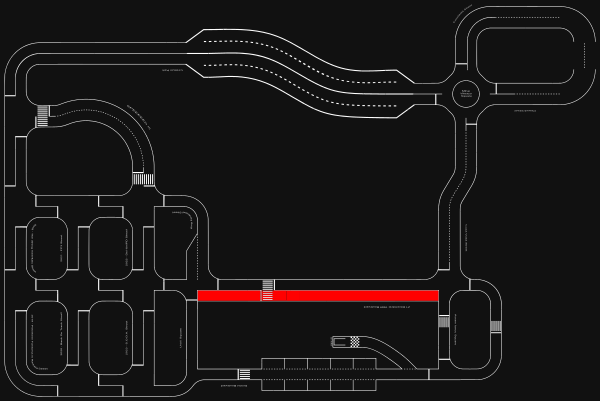
#> input picture assets/_track_test.png, 600 x 401 px
$ python -i preprocessing.py   (imports and definitions only)
#> lines starting #> are read from the running program, lines starting #| are printed output that depends on the picture; after the words box and inside, x2 and y2 are one past the last pixel; in counts of white or black regions, pixels touching at a corner belong together
#> further down, picture is the input picture: shape (401, 600, 3); mean B, G, R 22.5, 22.5, 25
import cv2
import numpy as np

def preprocess_image(frame_bgr):
    """
    Applies CLAHE, adaptive thresholding, and morphological closing to extract lane lines.
    Assumes frame_bgr is BEV (warped).
    """
    clahe = cv2.createCLAHE(clipLimit=3.0, tileGridSize=(8, 8))
    lab = cv2.cvtColor(frame_bgr, cv2.COLOR_BGR2LAB)
#> lab: shape (401, 600, 3); mean of channels 0, 1, 2 19.5, 128.8, 128.7
    L = clahe.apply(lab[:, :, 0])

    mean_l = np.mean(L)
#> mean_l = 22.82
    if mean_l < 100:
        L = cv2.convertScaleAbs(L, alpha=1.0 + (100 - mean_l)/200, beta=int((100 - mean_l)*0.6))
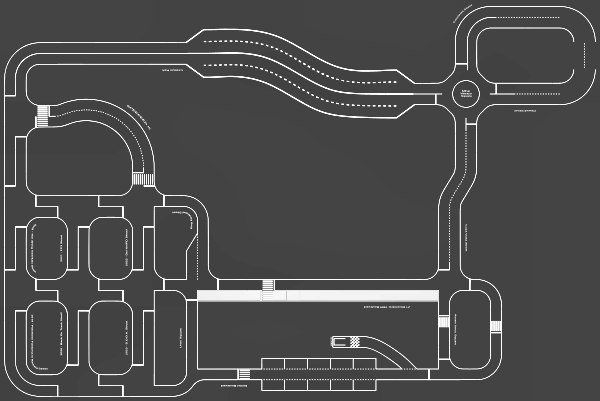
#> L: shape (401, 600); min 65, max 255, mean 76.9
    elif mean_l > 180:
        L = cv2.convertScaleAbs(L, alpha=1.0 - (mean_l - 180)/350, beta=int(-(mean_l - 180)*0.4))

    binary = cv2.adaptiveThreshold(L, 255, cv2.ADAPTIVE_THRESH_GAUSSIAN_C, cv2.THRESH_BINARY_INV, 31, 15)
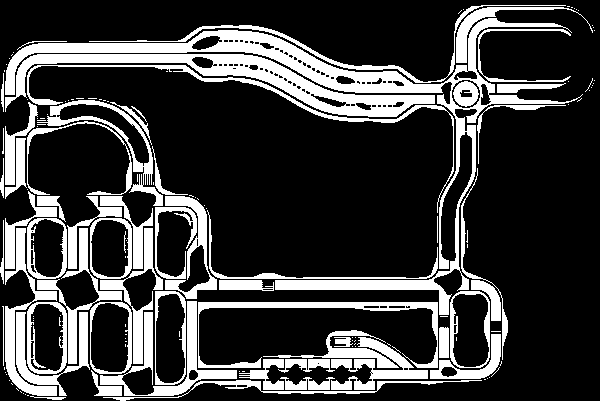
#> binary: shape (401, 600); 23.9% white; 150 white regions (93 under 20 px), largest, box (x1, y1, x2, y2) and area: (5, 18, 583, 315) 11924, (5, 54, 435, 117) 6256, (100, 301, 237, 396) 2394
    warped_binary = cv2.morphologyEx(binary, cv2.MORPH_CLOSE, cv2.getStructuringElement(cv2.MORPH_RECT, (5, 5)))
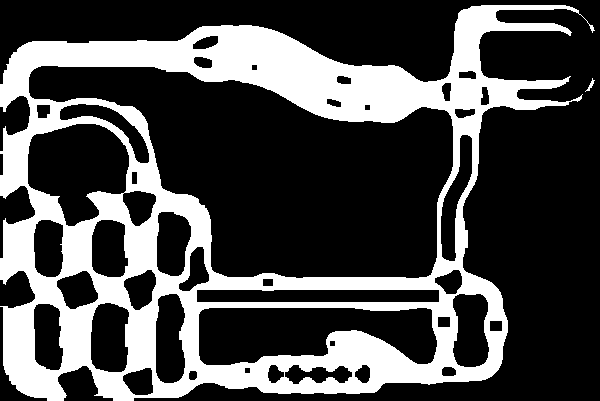
#> warped_binary: shape (401, 600); 29.6% white; 2 white regions, box (x1, y1, x2, y2) and area: (0, 5, 595, 401) 71208, (585, 78, 595, 92) 39

    return warped_binary

>>> import cv2
>>> picture = cv2.imread('../../assets/_track_test.png')
>>> result = preprocess_image(picture)
